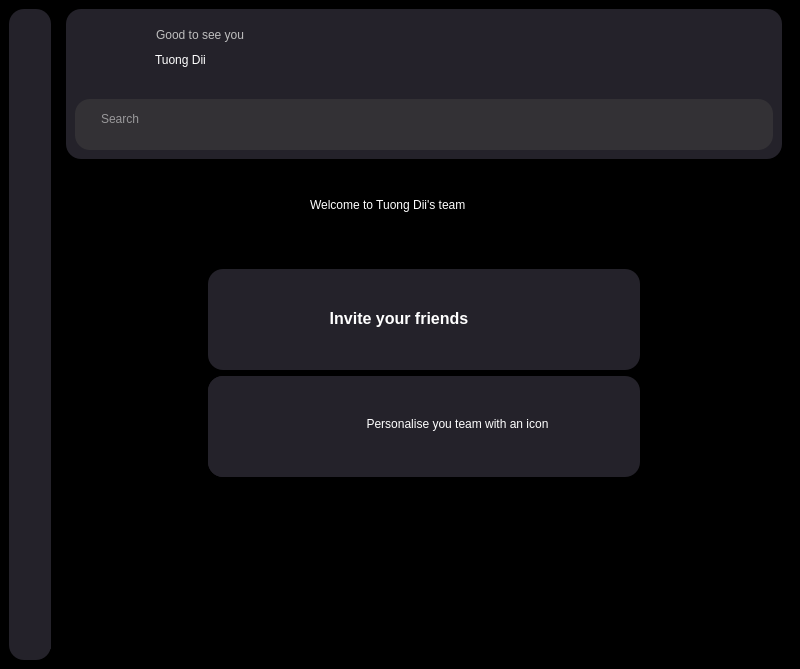
<?xml version="1.0" encoding="UTF-8"?>
<ui version="4.0">
 <class>MainWindow</class>
 <widget class="QMainWindow" name="MainWindow">
  <property name="geometry">
   <rect>
    <x>0</x>
    <y>0</y>
    <width>800</width>
    <height>669</height>
   </rect>
  </property>
  <property name="windowTitle">
   <string>MainWindow</string>
  </property>
  <property name="styleSheet">
   <string notr="true">background-color: black;</string>
  </property>
  <widget class="QWidget" name="centralwidget">
   <layout class="QHBoxLayout" name="horizontalLayout">
    <item>
     <widget class="QWidget" name="widget" native="true">
      <property name="minimumSize">
       <size>
        <width>42</width>
        <height>0</height>
       </size>
      </property>
      <property name="maximumSize">
       <size>
        <width>42</width>
        <height>16777215</height>
       </size>
      </property>
      <property name="styleSheet">
       <string notr="true">background-color: #24222A;
border-radius: 15px;</string>
      </property>
      <layout class="QVBoxLayout" name="verticalLayout_3">
       <item>
        <widget class="QWidget" name="widget_8" native="true">
         <widget class="QLabel" name="label_7">
          <property name="geometry">
           <rect>
            <x>1</x>
            <y>11</y>
            <width>20</width>
            <height>20</height>
           </rect>
          </property>
          <property name="text">
           <string/>
          </property>
          <property name="pixmap">
           <pixmap>../img/icons8-home-30.png</pixmap>
          </property>
          <property name="scaledContents">
           <bool>true</bool>
          </property>
         </widget>
         <widget class="QLabel" name="label_8">
          <property name="geometry">
           <rect>
            <x>1</x>
            <y>41</y>
            <width>20</width>
            <height>20</height>
           </rect>
          </property>
          <property name="text">
           <string/>
          </property>
          <property name="pixmap">
           <pixmap>../img/icons8-images-folder-48.png</pixmap>
          </property>
          <property name="scaledContents">
           <bool>true</bool>
          </property>
         </widget>
         <widget class="QLabel" name="label_9">
          <property name="geometry">
           <rect>
            <x>2</x>
            <y>71</y>
            <width>20</width>
            <height>20</height>
           </rect>
          </property>
          <property name="text">
           <string/>
          </property>
          <property name="pixmap">
           <pixmap>../img/icons8-friends-48.png</pixmap>
          </property>
          <property name="scaledContents">
           <bool>true</bool>
          </property>
         </widget>
        </widget>
       </item>
       <item>
        <widget class="QWidget" name="widget_9" native="true">
         <property name="minimumSize">
          <size>
           <width>40</width>
           <height>40</height>
          </size>
         </property>
         <property name="maximumSize">
          <size>
           <width>40</width>
           <height>40</height>
          </size>
         </property>
         <widget class="QLabel" name="label_6">
          <property name="geometry">
           <rect>
            <x>2</x>
            <y>13</y>
            <width>20</width>
            <height>20</height>
           </rect>
          </property>
          <property name="text">
           <string/>
          </property>
          <property name="pixmap">
           <pixmap>../img/icons8-qr-64.png</pixmap>
          </property>
          <property name="scaledContents">
           <bool>true</bool>
          </property>
         </widget>
        </widget>
       </item>
      </layout>
     </widget>
    </item>
    <item>
     <widget class="QWidget" name="widget_2" native="true">
      <property name="styleSheet">
       <string notr="true"/>
      </property>
      <layout class="QVBoxLayout" name="verticalLayout">
       <property name="topMargin">
        <number>0</number>
       </property>
       <item>
        <widget class="QWidget" name="widget_3" native="true">
         <property name="minimumSize">
          <size>
           <width>0</width>
           <height>150</height>
          </size>
         </property>
         <property name="maximumSize">
          <size>
           <width>16777215</width>
           <height>150</height>
          </size>
         </property>
         <property name="styleSheet">
          <string notr="true">background-color: #24222A;
border-radius: 15px;</string>
         </property>
         <layout class="QVBoxLayout" name="verticalLayout_2">
          <property name="topMargin">
           <number>0</number>
          </property>
          <item>
           <widget class="QFrame" name="frame">
            <property name="frameShape">
             <enum>QFrame::StyledPanel</enum>
            </property>
            <property name="frameShadow">
             <enum>QFrame::Raised</enum>
            </property>
            <layout class="QHBoxLayout" name="horizontalLayout_2">
             <property name="leftMargin">
              <number>0</number>
             </property>
             <property name="topMargin">
              <number>0</number>
             </property>
             <property name="rightMargin">
              <number>0</number>
             </property>
             <property name="bottomMargin">
              <number>0</number>
             </property>
             <item>
              <widget class="QWidget" name="widget_6" native="true">
               <widget class="QLabel" name="user_img">
                <property name="geometry">
                 <rect>
                  <x>-3</x>
                  <y>8</y>
                  <width>70</width>
                  <height>70</height>
                 </rect>
                </property>
                <property name="text">
                 <string/>
                </property>
                <property name="pixmap">
                 <pixmap>../img/TuongDii.png</pixmap>
                </property>
                <property name="scaledContents">
                 <bool>true</bool>
                </property>
               </widget>
               <widget class="QLabel" name="label_3">
                <property name="enabled">
                 <bool>false</bool>
                </property>
                <property name="geometry">
                 <rect>
                  <x>81</x>
                  <y>18</y>
                  <width>121</width>
                  <height>16</height>
                 </rect>
                </property>
                <property name="styleSheet">
                 <string notr="true">font: 11pt &quot;Segoe UI&quot;;</string>
                </property>
                <property name="text">
                 <string>Good to see you</string>
                </property>
               </widget>
               <widget class="QLabel" name="lbName">
                <property name="geometry">
                 <rect>
                  <x>80</x>
                  <y>40</y>
                  <width>91</width>
                  <height>21</height>
                 </rect>
                </property>
                <property name="styleSheet">
                 <string notr="true">font: 700 12pt &quot;Arial&quot;;
color: #ffffff;</string>
                </property>
                <property name="text">
                 <string>Tuong Dii</string>
                </property>
               </widget>
              </widget>
             </item>
             <item>
              <widget class="QWidget" name="widget_7" native="true">
               <property name="minimumSize">
                <size>
                 <width>80</width>
                 <height>0</height>
                </size>
               </property>
               <property name="maximumSize">
                <size>
                 <width>80</width>
                 <height>16777215</height>
                </size>
               </property>
               <widget class="QLabel" name="label">
                <property name="geometry">
                 <rect>
                  <x>26</x>
                  <y>20</y>
                  <width>50</width>
                  <height>50</height>
                 </rect>
                </property>
                <property name="text">
                 <string/>
                </property>
                <property name="pixmap">
                 <pixmap>../img/icons8-qr-code-64.png</pixmap>
                </property>
                <property name="scaledContents">
                 <bool>true</bool>
                </property>
               </widget>
              </widget>
             </item>
            </layout>
           </widget>
          </item>
          <item>
           <widget class="QFrame" name="frame_2">
            <property name="minimumSize">
             <size>
              <width>0</width>
              <height>51</height>
             </size>
            </property>
            <property name="maximumSize">
             <size>
              <width>16777215</width>
              <height>51</height>
             </size>
            </property>
            <property name="styleSheet">
             <string notr="true">background-color: #333135;</string>
            </property>
            <property name="frameShape">
             <enum>QFrame::StyledPanel</enum>
            </property>
            <property name="frameShadow">
             <enum>QFrame::Raised</enum>
            </property>
            <layout class="QHBoxLayout" name="horizontalLayout_3">
             <item>
              <widget class="QLabel" name="label_5">
               <property name="maximumSize">
                <size>
                 <width>25</width>
                 <height>25</height>
                </size>
               </property>
               <property name="text">
                <string/>
               </property>
               <property name="pixmap">
                <pixmap>../img/icons8-search-30.png</pixmap>
               </property>
               <property name="scaledContents">
                <bool>true</bool>
               </property>
              </widget>
             </item>
             <item>
              <widget class="QTextEdit" name="textEdit">
               <property name="cursor" stdset="0">
                <cursorShape>IBeamCursor</cursorShape>
               </property>
               <property name="styleSheet">
                <string notr="true">color: white</string>
               </property>
               <property name="placeholderText">
                <string>Search</string>
               </property>
              </widget>
             </item>
            </layout>
           </widget>
          </item>
         </layout>
        </widget>
       </item>
       <item>
        <widget class="QWidget" name="widget_4" native="true">
         <property name="minimumSize">
          <size>
           <width>0</width>
           <height>80</height>
          </size>
         </property>
         <property name="maximumSize">
          <size>
           <width>16777215</width>
           <height>80</height>
          </size>
         </property>
         <property name="styleSheet">
          <string notr="true"/>
         </property>
         <layout class="QHBoxLayout" name="horizontalLayout_4">
          <item>
           <widget class="QFrame" name="frame_3">
            <property name="frameShape">
             <enum>QFrame::StyledPanel</enum>
            </property>
            <property name="frameShadow">
             <enum>QFrame::Raised</enum>
            </property>
           </widget>
          </item>
          <item>
           <widget class="QLabel" name="lbWelcome">
            <property name="styleSheet">
             <string notr="true">font: 700 18pt &quot;Arial&quot;;
color: #ffffff;</string>
            </property>
            <property name="text">
             <string>Welcome to Tuong Dii's team</string>
            </property>
           </widget>
          </item>
          <item>
           <widget class="QFrame" name="frame_4">
            <property name="frameShape">
             <enum>QFrame::StyledPanel</enum>
            </property>
            <property name="frameShadow">
             <enum>QFrame::Raised</enum>
            </property>
           </widget>
          </item>
         </layout>
        </widget>
       </item>
       <item>
        <widget class="QWidget" name="widget_5" native="true">
         <property name="minimumSize">
          <size>
           <width>0</width>
           <height>400</height>
          </size>
         </property>
         <property name="maximumSize">
          <size>
           <width>16777215</width>
           <height>400</height>
          </size>
         </property>
         <property name="styleSheet">
          <string notr="true"/>
         </property>
         <layout class="QHBoxLayout" name="horizontalLayout_5">
          <property name="spacing">
           <number>12</number>
          </property>
          <property name="leftMargin">
           <number>9</number>
          </property>
          <property name="rightMargin">
           <number>9</number>
          </property>
          <item>
           <widget class="QWidget" name="widget_11" native="true">
            <property name="minimumSize">
             <size>
              <width>100</width>
              <height>0</height>
             </size>
            </property>
            <property name="maximumSize">
             <size>
              <width>200</width>
              <height>16777215</height>
             </size>
            </property>
           </widget>
          </item>
          <item>
           <widget class="QWidget" name="widget_10" native="true">
            <property name="minimumSize">
             <size>
              <width>450</width>
              <height>0</height>
             </size>
            </property>
            <property name="maximumSize">
             <size>
              <width>16777215</width>
              <height>16777215</height>
             </size>
            </property>
            <layout class="QVBoxLayout" name="verticalLayout_4">
             <item>
              <widget class="QFrame" name="frame_5">
               <property name="minimumSize">
                <size>
                 <width>300</width>
                 <height>0</height>
                </size>
               </property>
               <property name="maximumSize">
                <size>
                 <width>16777215</width>
                 <height>101</height>
                </size>
               </property>
               <property name="styleSheet">
                <string notr="true">background-color: #24222A;
border-radius: 15px;</string>
               </property>
               <property name="frameShape">
                <enum>QFrame::StyledPanel</enum>
               </property>
               <property name="frameShadow">
                <enum>QFrame::Raised</enum>
               </property>
               <layout class="QHBoxLayout" name="horizontalLayout_6">
                <item>
                 <widget class="QWidget" name="widget_15" native="true">
                  <widget class="QPushButton" name="btn_viewImg4">
                   <property name="geometry">
                    <rect>
                     <x>-10</x>
                     <y>0</y>
                     <width>117</width>
                     <height>83</height>
                    </rect>
                   </property>
                   <property name="cursor">
                    <cursorShape>PointingHandCursor</cursorShape>
                   </property>
                   <property name="text">
                    <string/>
                   </property>
                   <property name="icon">
                    <iconset>
                     <normaloff>../img/icons8-add-user-male-64.png</normaloff>../img/icons8-add-user-male-64.png</iconset>
                   </property>
                   <property name="iconSize">
                    <size>
                     <width>100</width>
                     <height>91</height>
                    </size>
                   </property>
                  </widget>
                  <widget class="QPushButton" name="btn_view4">
                   <property name="geometry">
                    <rect>
                     <x>80</x>
                     <y>30</y>
                     <width>204</width>
                     <height>21</height>
                    </rect>
                   </property>
                   <property name="font">
                    <font>
                     <family>Arial</family>
                     <pointsize>12</pointsize>
                     <italic>false</italic>
                     <bold>true</bold>
                    </font>
                   </property>
                   <property name="cursor">
                    <cursorShape>PointingHandCursor</cursorShape>
                   </property>
                   <property name="styleSheet">
                    <string notr="true">font: 700 12pt &quot;Arial&quot;;
color: #ffffff;</string>
                   </property>
                   <property name="text">
                    <string>Invite your friends</string>
                   </property>
                  </widget>
                 </widget>
                </item>
                <item>
                 <widget class="QPushButton" name="pushButton">
                  <property name="enabled">
                   <bool>false</bool>
                  </property>
                  <property name="minimumSize">
                   <size>
                    <width>30</width>
                    <height>0</height>
                   </size>
                  </property>
                  <property name="maximumSize">
                   <size>
                    <width>30</width>
                    <height>16777215</height>
                   </size>
                  </property>
                  <property name="styleSheet">
                   <string notr="true">font: 9pt &quot;Segoe UI&quot;;</string>
                  </property>
                  <property name="text">
                   <string/>
                  </property>
                  <property name="icon">
                   <iconset>
                    <normaloff>../img/more.png</normaloff>../img/more.png</iconset>
                  </property>
                  <property name="iconSize">
                   <size>
                    <width>25</width>
                    <height>25</height>
                   </size>
                  </property>
                 </widget>
                </item>
               </layout>
              </widget>
             </item>
             <item>
              <widget class="QWidget" name="widget_13" native="true">
               <property name="maximumSize">
                <size>
                 <width>16777215</width>
                 <height>101</height>
                </size>
               </property>
               <property name="styleSheet">
                <string notr="true">background-color: #24222A;
border-radius: 15px;</string>
               </property>
               <layout class="QHBoxLayout" name="horizontalLayout_7">
                <property name="leftMargin">
                 <number>0</number>
                </property>
                <property name="topMargin">
                 <number>0</number>
                </property>
                <property name="bottomMargin">
                 <number>0</number>
                </property>
                <item>
                 <widget class="QWidget" name="widget_16" native="true">
                  <widget class="QPushButton" name="pushButton_3">
                   <property name="geometry">
                    <rect>
                     <x>6</x>
                     <y>11</y>
                     <width>117</width>
                     <height>81</height>
                    </rect>
                   </property>
                   <property name="text">
                    <string/>
                   </property>
                   <property name="icon">
                    <iconset>
                     <normaloff>../img/icons8-draw-64.png</normaloff>../img/icons8-draw-64.png</iconset>
                   </property>
                   <property name="iconSize">
                    <size>
                     <width>100</width>
                     <height>91</height>
                    </size>
                   </property>
                  </widget>
                  <widget class="QPushButton" name="pushButton_4">
                   <property name="geometry">
                    <rect>
                     <x>109</x>
                     <y>38</y>
                     <width>281</width>
                     <height>20</height>
                    </rect>
                   </property>
                   <property name="styleSheet">
                    <string notr="true">font: 700 12pt &quot;Arial&quot;;
color: #ffffff;</string>
                   </property>
                   <property name="text">
                    <string>Personalise you team with an icon</string>
                   </property>
                  </widget>
                 </widget>
                </item>
                <item>
                 <widget class="QPushButton" name="pushButton_2">
                  <property name="maximumSize">
                   <size>
                    <width>30</width>
                    <height>16777215</height>
                   </size>
                  </property>
                  <property name="baseSize">
                   <size>
                    <width>30</width>
                    <height>0</height>
                   </size>
                  </property>
                  <property name="text">
                   <string/>
                  </property>
                  <property name="icon">
                   <iconset>
                    <normaloff>../img/more.png</normaloff>../img/more.png</iconset>
                  </property>
                  <property name="iconSize">
                   <size>
                    <width>25</width>
                    <height>25</height>
                   </size>
                  </property>
                 </widget>
                </item>
               </layout>
              </widget>
             </item>
             <item>
              <widget class="QWidget" name="widget_14" native="true"/>
             </item>
            </layout>
           </widget>
          </item>
          <item>
           <widget class="QWidget" name="widget_12" native="true">
            <property name="minimumSize">
             <size>
              <width>100</width>
              <height>0</height>
             </size>
            </property>
            <property name="maximumSize">
             <size>
              <width>200</width>
              <height>16777215</height>
             </size>
            </property>
           </widget>
          </item>
         </layout>
        </widget>
       </item>
      </layout>
     </widget>
    </item>
   </layout>
  </widget>
 </widget>
 <resources/>
 <connections/>
</ui>
